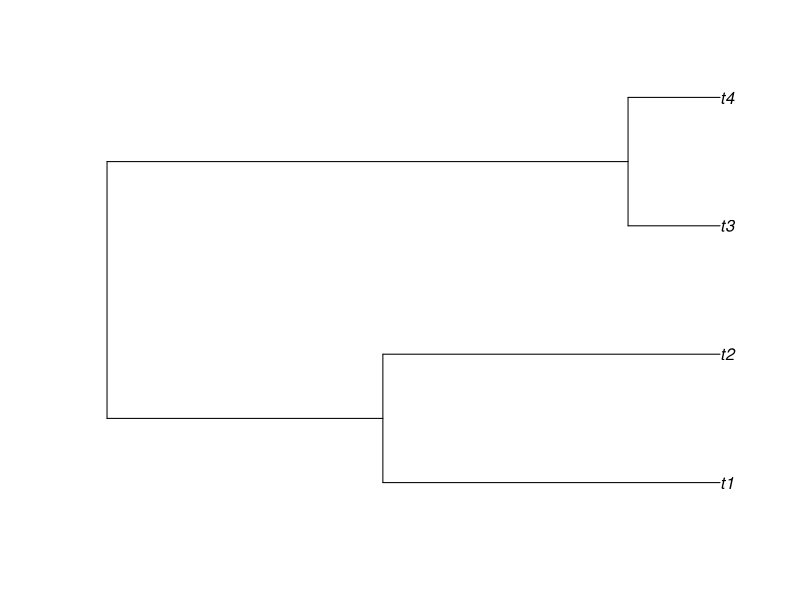
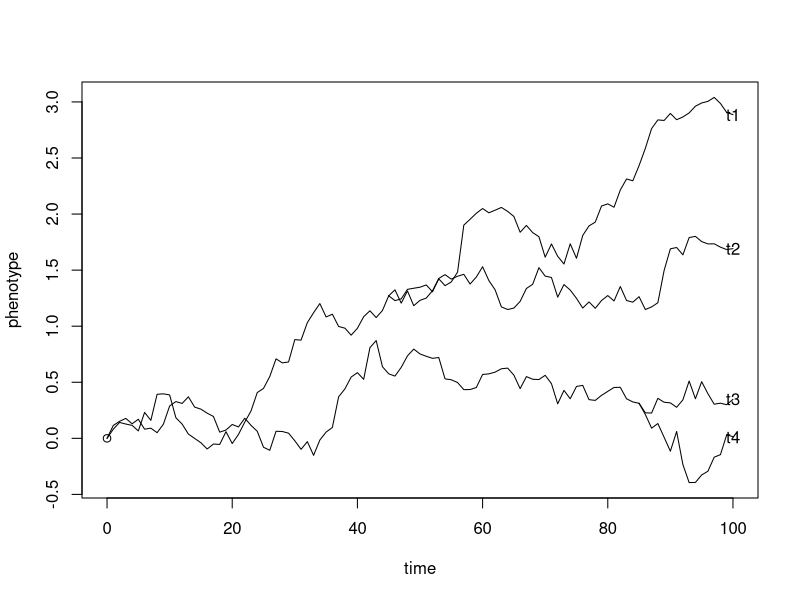
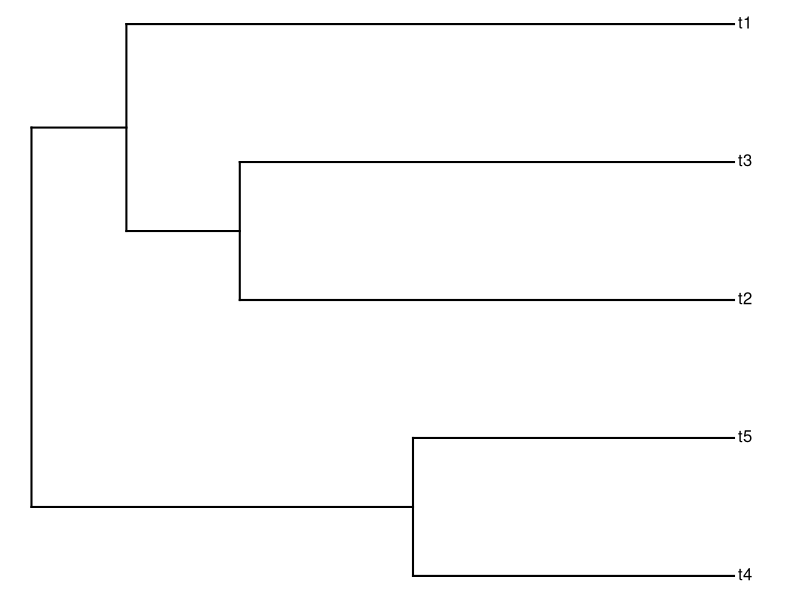
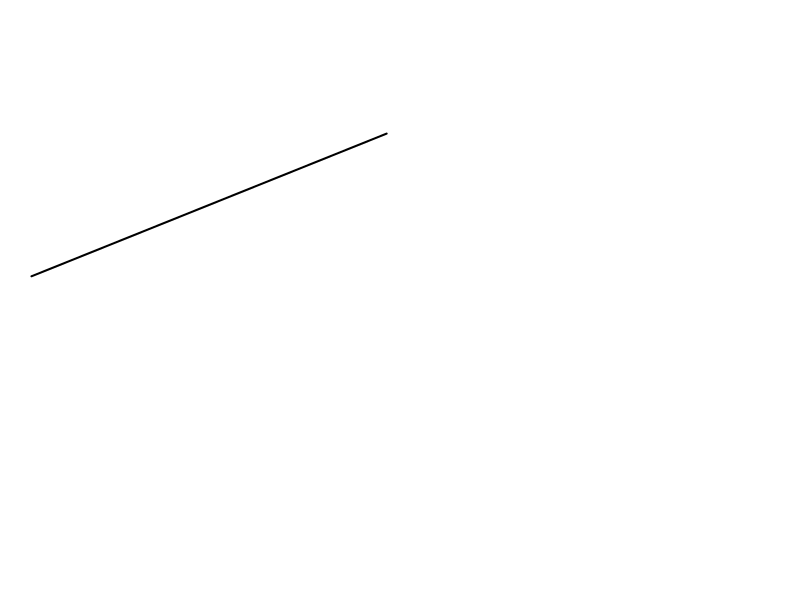

These charts were generated, in order, by the following R code: (Note: this script raises an error after producing the figures.)
library(phytools)

t <- 100  # total time
n <- 4  # total taxa
sig2 <- 0.01

b <- (log(n) - log(2))/t
tree <- pbtree(b = b, n = n, t = t, type = "discrete")
plot(tree)
## simulate evolution along each edge
X <- lapply(tree$edge.length, function(x) c(0, cumsum(rnorm(n = x, sd = sqrt(sig2)))))
## reorder the edges of the tree for pre-order traversal
cw <- reorder(tree)
## now simulate on the tree
ll <- tree$edge.length + 1
for (i in 1:nrow(cw$edge)) {
  pp <- which(cw$edge[, 2] == cw$edge[i, 1])
  if (length(pp) > 0) 
    X[[i]] <- X[[i]] + X[[pp]][ll[pp]] else X[[i]] <- X[[i]] + X[[1]][1]
}
## get the starting and ending points of each edge for plotting
H <- nodeHeights(tree)
## plot the simulation
plot(H[1, 1], X[[1]][1], ylim = range(X), xlim = range(H), xlab = "time", ylab = "phenotype")
for (i in 1:(length(X))) lines(H[i, 1]:H[i, 2], X[[i]])
## add tip labels if desired
yy <- sapply(1:length(tree$tip.label), function(x, y) which(x == y), y = tree$edge[, 
                                                                                   2])
yy <- sapply(yy, function(x, y) y[[x]][length(y[[x]])], y = X)
text(x = max(H), y = yy, tree$tip.label)

## simulate a tree
tree<-pbtree(n=5,tip.label=LETTERS)
plotTree(tree)
x<-fastBM(tree)
x
phenogram(tree,x,spread.labels=TRUE)
phenogram(tree,x,spread.labels=TRUE,spread.cost=c(1,0))
fancyTree(tree,type="phenogram95",x=x,spread.cost=c(1,0))

X<-fastBM(tree,nsim=3, theta = c(1,2,3)) ## simulate 3 characters
phylomorphospace(tree,X[,c(1,2)],xlab="trait 1",ylab="trait 2")
phylomorphospace3d(tree,X)

# ----------



#Brownian Motion Gif

startValue <- 5
simL <- 100

branch1 <- startValue
branch1[2:simL] <- branch1[1] + cumsum(rnorm(n=simL-1, sd=1, mean=0))

branch2 <- startValue
branch2[2:round(simL/2)] <- branch2[1] + cumsum(rnorm(n=round(simL/2)-1, sd=1, mean=0))

branch3 <- branch2[length(branch2)] 
branch3[2:(simL - round(simL/2) + 1)] <- branch3[1] + cumsum(rnorm(n=(simL - round(simL/2)), sd=1, mean=0))

branch4 <- branch2[length(branch2)] 
branch4[2:(simL - round(simL/2) + 1)] <- branch4[1] + cumsum(rnorm(n=(simL - round(simL/2)), sd=1, mean=0))

for(i in 1:simL) {
  print(i)
  ymax <- ceiling(max(branch1, branch2, branch3, branch4))
  ymin <- floor(min(branch1, branch2, branch3, branch4))
  
  png(paste0("testplot", i, ".png"))
  plot(branch1[1:i], type = "l", xlim = c(1,simL), ylim = c(ymin,ymax), xlab = "Time", 
       ylab = "Trait Value", main = "Brownian Motion", lwd = 2)
  lines(branch2[1:min(i, round(simL/2))], col = "red", lwd = 2)
  if(i > round(simL/2)) {
    lines(round(simL/2):i, branch3[1:(i-(round(simL/2) - 1))], col = "orange", lwd = 2)
    lines(round(simL/2):i, branch4[1:(i-(round(simL/2) - 1))], col = "purple", lwd = 2)
  }
  dev.off()
}

# ----------

#BM with trend Gif

# setwd(choose.dir())
startValue <- 5
simL <- 100
trend <- .4

branch1 <- startValue
branch1[2:simL] <- branch1[1] + cumsum(rnorm(n=simL-1, sd=1, mean=trend))

branch2 <- startValue
branch2[2:round(simL/2)] <- branch2[1] + cumsum(rnorm(n=round(simL/2)-1, sd=1, mean=trend))

branch3 <- branch2[length(branch2)] 
branch3[2:(simL - round(simL/2) + 1)] <- branch3[1] + cumsum(rnorm(n=(simL - round(simL/2)), sd=1, mean=trend))

branch4 <- branch2[length(branch2)] 
branch4[2:(simL - round(simL/2) + 1)] <- branch4[1] + cumsum(rnorm(n=(simL - round(simL/2)), sd=1, mean=trend))

for(i in 1:simL) {
  print(i)
  ymax <- ceiling(max(branch1, branch2, branch3, branch4))
  ymin <- floor(min(branch1, branch2, branch3, branch4))
  
  png(paste0("testplot", i, ".png"))
  plot(branch1[1:i], type = "l", xlim = c(1,simL), ylim = c(ymin,ymax), xlab = "Time", 
       ylab = "Trait Value", main = "Brownian Motion w/ Trend", lwd = 2)
  lines(branch2[1:min(i, round(simL/2))], col = "red", lwd = 2)
  if(i > round(simL/2)) {
    lines(round(simL/2):i, branch3[1:(i-(round(simL/2) - 1))], col = "orange", lwd = 2)
    lines(round(simL/2):i, branch4[1:(i-(round(simL/2) - 1))], col = "purple", lwd = 2)
  }
  dev.off()
}


# -----------
  

#Ornstein-Uhlenbeck Gif

OUsim <- function(time,theta,alpha,sigma2,x0){
  dw  <- rnorm(time, 0)
  x <- c(x0) # the first trait value is the ancestral value given by x0
  for (i in 2:(time+1)) {
    x[i]  <-  x[i-1] + alpha*(theta-x[i-1]) + sigma2*dw[i-1] # this then calculates the trait value for each subsequent generation 
  }
  return(x);
}

# setwd(choose.dir())
startValue <- 5
simL <- 100
alpha = .1
theta = 25

branch1 <- OUsim(time = simL, theta = theta, alpha = alpha, sigma2 = 1, x0 = startValue)
branch2 <- OUsim(time = round(simL/2) - 1, theta = theta, alpha = alpha, sigma2 = 1, x0 = startValue)
branch3 <- OUsim(time = simL - round(simL/2), theta = theta, alpha = alpha, sigma2 = 1, x0 = branch2[length(branch2)])  
branch4 <- OUsim(time = simL - round(simL/2), theta = theta, alpha = alpha, sigma2 = 1, x0 = branch2[length(branch2)])

for(i in 1:simL) {
  print(i)
  ymax <- ceiling(max(branch1, branch2, branch3, branch4))
  ymin <- floor(min(branch1, branch2, branch3, branch4))
  
  png(paste0("testplot", i, ".png"))
  plot(branch1[1:i], type = "l", xlim = c(1,simL), ylim = c(ymin,ymax), xlab = "Time", 
       ylab = "Trait Value", main = "Ornstein-Uhlenbeck, One Optimum", lwd = 2)
  lines(branch2[1:min(i, round(simL/2))], col = "red", lwd = 2)
  if(i > round(simL/2)) {
    lines(round(simL/2):i, branch3[1:(i-(round(simL/2) - 1))], col = "orange", lwd = 2)
    lines(round(simL/2):i, branch4[1:(i-(round(simL/2) - 1))], col = "purple", lwd = 2)
  }
  if (i < (.9*simL)) text (labels = "Optimum", x = simL - simL/20, y = theta)
  dev.off()
}

# ----------

#Ornstein-Uhlenbeck 2 optima Gif

OUsim <- function(time,theta,alpha,sigma2,x0){
  dw  <- rnorm(time, 0)
  x <- c(x0) # the first trait value is the ancestral value given by x0
  for (i in 2:(time+1)) {
    x[i]  <-  x[i-1] + alpha*(theta-x[i-1]) + sigma2*dw[i-1] # this then calculates the trait value for each subsequent generation 
  }
  return(x);
}

# setwd(choose.dir())
startValue <- 5
simL <- 100
alpha = .1
theta1 = 2
theta2 = 12
sigma2 = .5

branch1 <- OUsim(time = simL, theta = theta1, alpha = alpha, sigma2 = sigma2, x0 = startValue)
branch2 <- OUsim(time = round(simL/2) - 1, theta = theta2, alpha = alpha, sigma2 = sigma2, x0 = startValue)
branch3 <- OUsim(time = simL - round(simL/2), theta = theta2, alpha = alpha, sigma2 = sigma2, x0 = branch2[length(branch2)])  
branch4 <- OUsim(time = simL - round(simL/2), theta = theta2, alpha = alpha, sigma2 = sigma2, x0 = branch2[length(branch2)])

for(i in 1:simL) {
  print(i)
  ymax <- ceiling(max(branch1, branch2, branch3, branch4))
  ymin <- floor(min(branch1, branch2, branch3, branch4))
  
  png(paste0("testplot", i, ".png"))
  plot(branch1[1:i], type = "l", xlim = c(1,simL), ylim = c(ymin,ymax), xlab = "Time", 
       ylab = "Trait Value", main = "Ornstein-Uhlenbeck, Two Optima", lwd = 2)
  lines(branch2[1:min(i, round(simL/2))], col = "red", lwd = 2)
  if(i > round(simL/2)) {
    lines(round(simL/2):i, branch3[1:(i-(round(simL/2) - 1))], col = "orange", lwd = 2)
    lines(round(simL/2):i, branch4[1:(i-(round(simL/2) - 1))], col = "purple", lwd = 2)
  }
  if (i < (.9*simL)) text (labels = "Optimum 1", x = simL - simL/20, y = theta1)
  if (i < (.9*simL)) text (labels = "Optimum 2", col = "red", x = simL - simL/20, y = theta2)
  dev.off()
}


# -----------------

#Early or Late Burst

### a function that requires r which determines the exponential change in the rate over time, time the length of the simulation and the initial rate of 
#Brownian motion, it assumes the starting ancestral trait value is 0

eblb<-function(time, r, sigma0){ 
  displace<-vector(,length=time) # set up an empty vector of the same length as time
  for(i in 1:time){
    e<-exp(1)
    displace[i]<-rnorm(1, mean=0, sd=sigma0*e^(-r*i)) # sample from normal distribution with mean of zero and standard deviation determined by sigma0*e^(-r*i)			
  }
  eblbtraj<-cumsum(displace) # calculates the trajectory over time
  return(eblbtraj) 
}


# setwd(choose.dir())
startValue <- 5
simL <- 100
r = -.04
sigma0 = 1

branch1 <- startValue + eblb(time = simL, r=r, sigma0 = sigma0)
branch1 <- append(startValue, branch1)

branch2 <- startValue + eblb(time = round(simL/2) - 1, r = r, sigma0 = sigma0)
branch2 <- append(startValue, branch2)

branch3 <- branch2[length(branch2)] + 
  eblb(time = simL - round(simL/2), r = r, sigma0 = sigma0*exp(1)^(-r*round(simL/2)))  
branch3 <- append(branch2[length(branch2)], branch3)

branch4 <- branch2[length(branch2)] + 
  eblb(time = simL - round(simL/2), r = r, sigma0 = sigma0*exp(1)^(-r*round(simL/2)))
branch4 <- append(branch2[length(branch2)], branch4)
for(i in 1:simL) {
  print(i)
  ymax <- ceiling(max(branch1, branch2, branch3, branch4))
  ymin <- floor(min(branch1, branch2, branch3, branch4))
  
  png(paste0("testplot", i, ".png"))
  plot(branch1[1:i], type = "l", xlim = c(1,simL), ylim = c(ymin,ymax), xlab = "Time", 
       ylab = "Trait Value", main = "Late Burst", lwd = 2)
  lines(branch2[1:min(i, round(simL/2))], col = "red", lwd = 2)
  if(i > round(simL/2)) {
    lines(round(simL/2):i, branch3[1:(i-(round(simL/2) - 1))], col = "orange", lwd = 2)
    lines(round(simL/2):i, branch4[1:(i-(round(simL/2) - 1))], col = "purple", lwd = 2)
  }
  dev.off()
}


# -------------
  
  # tree

tree <- pbtree(n=3)
str(tree)
tree$edge.length <- c(100, 50, 50, 50)
tree$tip.label <- c("Black sp.", "Orange sp.", "Purple sp.")
plot.phylo(tree, edge.width = 2, edge.color = c("black", "red", "orange", "purple"), 
           type = "cla", font = 2, label.offset = 2, tip.color = c("black", "orange", "purple"))
axisPhylo()
title("Phylogeny Used in Simulations")






#### animation of hill climbing algorithm


#let's try the hill-climbing algorithm out in a bunch of simulations but change the proposal mechanism

#5 tips, 30 traits, correct 64% of the time across 250 simulations
#5 tips, 15 traits, correct 51% of the time across 250 simulations
#80 traits, 128/171 correct; 61/79
#make starting tree a not pbtree? rtree from ape

iterOptim <- 5000
numTips <- 6
numTraits <- 60
change <- rep(0,19)
trueTree <- (pbtree(n=numTips))
trueTree$tip.label <- c("A", "B", "C", "D", "E", "F")
plot(trueTree)
bestTree <- unroot(rtree(n=numTips))
bestTree$tip.label <- c("A", "B", "F", "D", "C", "E")
plot(bestTree)

#bestTree$edge.length <- rep(1, (2*numTips-3))
sigmaBM <- CovMatrix(numTraits)
sigmaBM <- as.matrix(nearPD(sigmaBM)$mat)

  
  
traits <- mvSIM(tree = trueTree, nsim = 1, model = "BM1", param = list(ntraits = numTraits, sigma=sigmaBM, mu= rep(0, numTraits)))
#traits <- traits*0
trueTree <- unroot(trueTree)
bestLL <- PlantQuasiLL(traits, sigmaBM, bestTree, tip=1)
trueLL <- PlantQuasiLL(traits, sigmaBM, trueTree, tip=1)

change <- rep(0,19)


phylos <- list()
logLiks <- vector()
RFDist <- vector()
pathDiff <- vector()
branchDist <- vector()
quadDiff <- vector()
changes <- list()

phylos[[1]] <- bestTree
logLiks[1] <- bestLL
RFDist[1] <- RF.dist(bestTree, trueTree)
pathDiff[1] <- treedist(bestTree, trueTree)[3]
branchDist[1] <- treedist(bestTree, trueTree)[2]
quadDiff[1] <- treedist(bestTree, trueTree)[4]
changes[[1]] <- paste("Tree Rearrangements = ", sum(change[1:12]), 
                      "; Branch Length Changes = ", sum(change[13:19]))

for (i in 1:iterOptim){
  prop <- sample(x = 1:19, size = 1)
  if(prop <= 6){testTree <- rNNI(bestTree)} else
    if(prop > 6 & prop < 13){testTree <- rSPR(bestTree)} else
      if(prop > 12 & prop < 17){testTree <- bestTree
      edge <- sample(1:length(testTree$edge.length), size=1)
      testTree$edge.length[edge] <- testTree$edge.length[edge]*runif(n = 1, min = .8, max = 1.2)} else
        if(prop==18){testTree <- bestTree
        edge <- sample(1:length(testTree$edge.length), size=1)
        testTree$edge.length[edge] <- testTree$edge.length[edge]*runif(n = 1, min = .8, max = 1.2)
        edge <- sample(1:length(testTree$edge.length), size=1)
        testTree$edge.length[edge] <- testTree$edge.length[edge]*runif(n = 1, min = .8, max = 1.2)} else
          if(prop==19){testTree <- bestTree
          testTree$edge.length <- testTree$edge.length*runif(n = 1, min = .8, max = 1.2)} 
  
  testLL <- PlantQuasiLL(traits, sigmaBM, testTree, tip=1)
  if(testLL > bestLL){
    bestLL <- testLL
    bestTree <- testTree
    change[prop] <- change[prop] + 1
    
    phylos[[length(phylos) + 1]] <- bestTree
    logLiks[length(logLiks) + 1] <- bestLL
    RFDist[length(RFDist) + 1] <- RF.dist(bestTree, trueTree)
    pathDiff[length(pathDiff) + 1] <- treedist(bestTree, trueTree)[3]
    branchDist[length(branchDist) + 1] <- treedist(bestTree, trueTree)[2]
    quadDiff[length(quadDiff) + 1] <- treedist(bestTree, trueTree)[4]
    changes[[length(changes) + 1]] <- paste("Tree Rearrangements = ", sum(change[1:12]), 
                          "; Branch Length Changes = ", sum(change[13:19]))
    
    
  }
  if(i %% 100 == 0){print(c(i, paste0("trueLL=",trueLL), paste0("bestLL=",bestLL)))}
  if(i %% 1000 == 0){print(paste("Tree Rearrangements = ", sum(change[1:12]), 
                                 "; Branch Length Changes = ", sum(change[13:19])))
    print(paste0("Robinson-Foulds Distance = ", RF.dist(trueTree, bestTree)))}
}




phylos <- phylos[1:148]
logLiks <- logLiks[1:148]
RFDist <- RFDist[1:148]
quadDiff <- quadDiff[1:148]
branchDist <- branchDist[1:148]
pathDiff <- pathDiff[1:148]
changes <- changes[1:148]

phylo.diff.alter(trueTree, phylos[[148]], numTraits, trueLL, logLiks[148])
simL <- 148

#Likelihood plot with types of changes
par(mfrow = c(1,1))
ymax <- ceiling(max(logLiks))
ymin <- floor(min(logLiks))
plot(logLiks, type = "l", ylab = "Log-Likelihood", lwd = 2, xlab = "Successful Perturbation Number", xlim = c(1,simL), ylim = c(ymin,ymax))
abline(h = trueLL, col = "blue", lwd = 2, lty = 2)
text(labels = "Data-Generating Tree's Log-Likelihood", x = 41, y = -67, col = "navy")
text(labels = changes[[1]], x = 75, y = -144)
title("Climbing Mt. Log-Likelihood")


for(i in 1:148) {
  print(i)
  png(filename = paste0("logLiks", i, ".png"), width = 720, height = 720)
  par(mfrow = c(1,1))
  ymax <- ceiling(max(logLiks))
  ymin <- floor(min(logLiks))
  plot(logLiks[1:i], type = "l", ylab = "Log-Likelihood", lwd = 2, xlab = "Successful Perturbation Number", xlim = c(1,simL), ylim = c(ymin,ymax))
  abline(h = trueLL, col = "blue", lwd = 2, lty = 2)
  text(labels = "Data-Generating Tree's Log-Likelihood", x = 41, y = -67, col = "navy")
  text(labels = changes[[i]], x = 75, y = -144)
  title("Climbing Mt. Log-Likelihood")
  dev.off()
}


#Branch Distance Plot
ymax <- ceiling(max(branchDist)*10)/10
ymin <- floor(min(branchDist))
plot(branchDist, type = "l", ylab = "Branch Score Distance", lwd = 2, xlab = "Successful Perturbation Number", xlim = c(1,simL), ylim = c(ymin,ymax), 
     pin = c(1,1))
title("Robinson-Foulds Distance = ", RFDist[i])


for(i in 1:148) {
  print(i)
  png(filename = paste0("Distances", i, ".png"), width = 360, height = 360)
  par(mfrow = c(1,1))
  ymax <- ceiling(max(branchDist)*10)/10
  ymin <- floor(min(branchDist))
  plot(branchDist[1:i], type = "l", ylab = "Branch Score Distance", lwd = 2, xlab = "", xlim = c(1,simL), ylim = c(ymin,ymax))
  title(paste0("Robinson-Foulds Distance = ", RFDist[i]))
  dev.off()
}


#Plot Both Trees
phylo.diff.alter(trueTree, phylos[[148]], numTraits, trueLL, logLiks[148])

for(i in 1:148) {
  print(i)
  png(paste0("phylocompare", i, ".png"), width = 720, height = 500)
  par(mfrow = c(2,1))
  phylo.diff.alter(trueTree, phylos[[i]], numTraits, trueLL, logLiks[i])
  dev.off()
}





phylo.diff.alter <- function(x, y, numTraits, trueLL, bestLL, ...){
  uniqT1 <- distinct.edges(x, y)
  uniqT2 <- distinct.edges(y, x)
  treeA.cs <- rep("black", dim(x$edge)[1])
  treeA.cs[uniqT1] = "red"
  treeB.cs <- rep("black", dim(y$edge)[1])
  treeB.cs[uniqT2] = "red"
  par(mfrow = c(1, 2))
  plot(x, edge.color = treeA.cs, ...)
  title(c("True, Data-Generating Tree", paste(numTraits, "traits")), paste("Log Likelihood =", round(trueLL, digits = 4)))
  axisPhylo()
  plot(y, edge.color = treeB.cs, ...)
  title(c("Current Best Tree", paste(numTraits, "traits")), paste("Log Likelihood =", round(bestLL, digits = 4)))
  axisPhylo()
  invisible()
}
